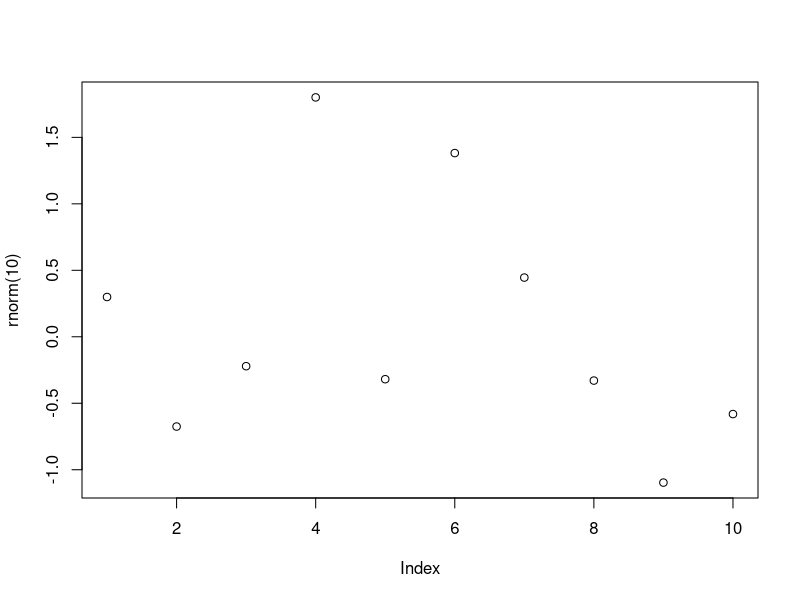

This figure's R source:
## ---- chunk 1
plot(rnorm(10))
